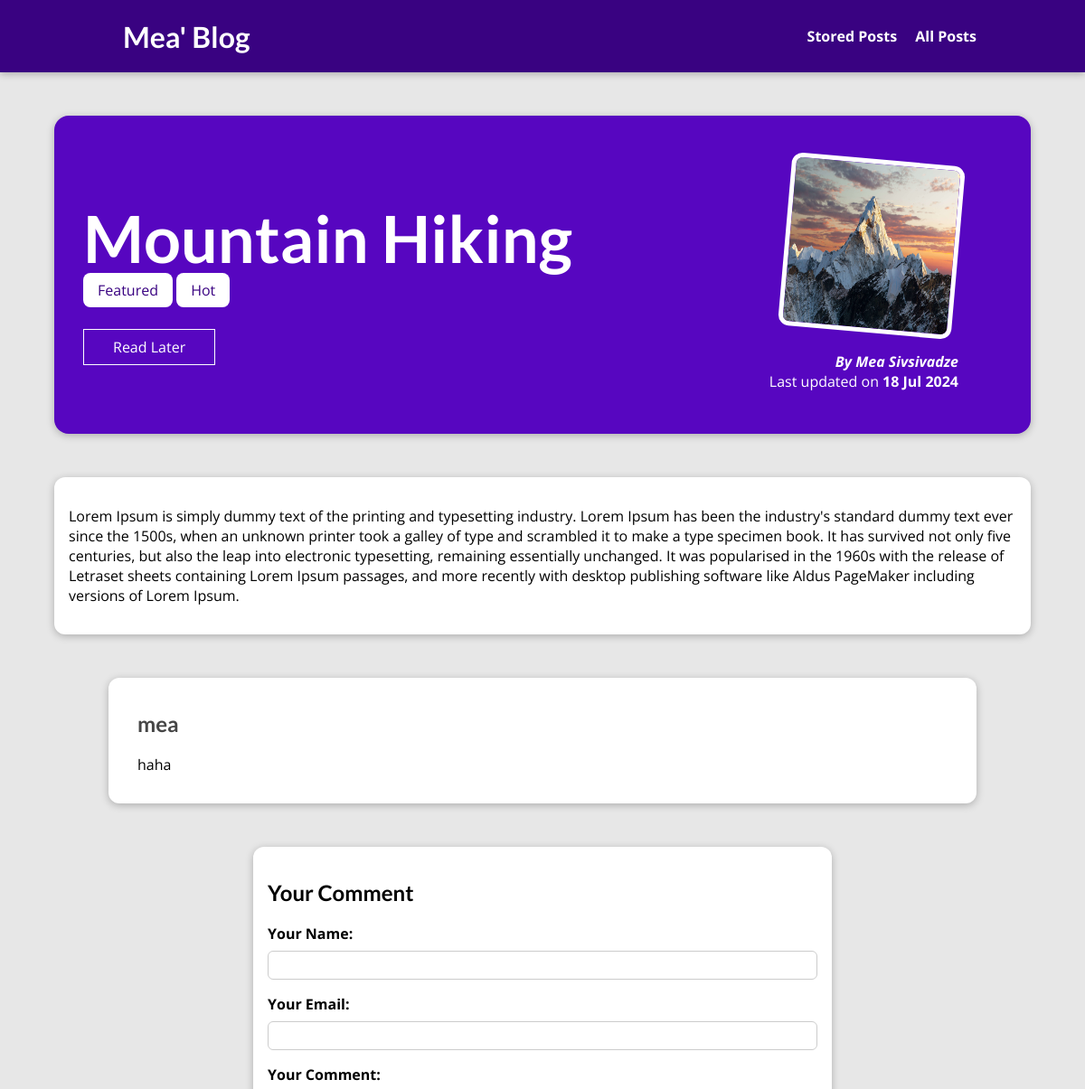
Page /posts/hike-in-the-mountains (upper part) on the earlier database version.
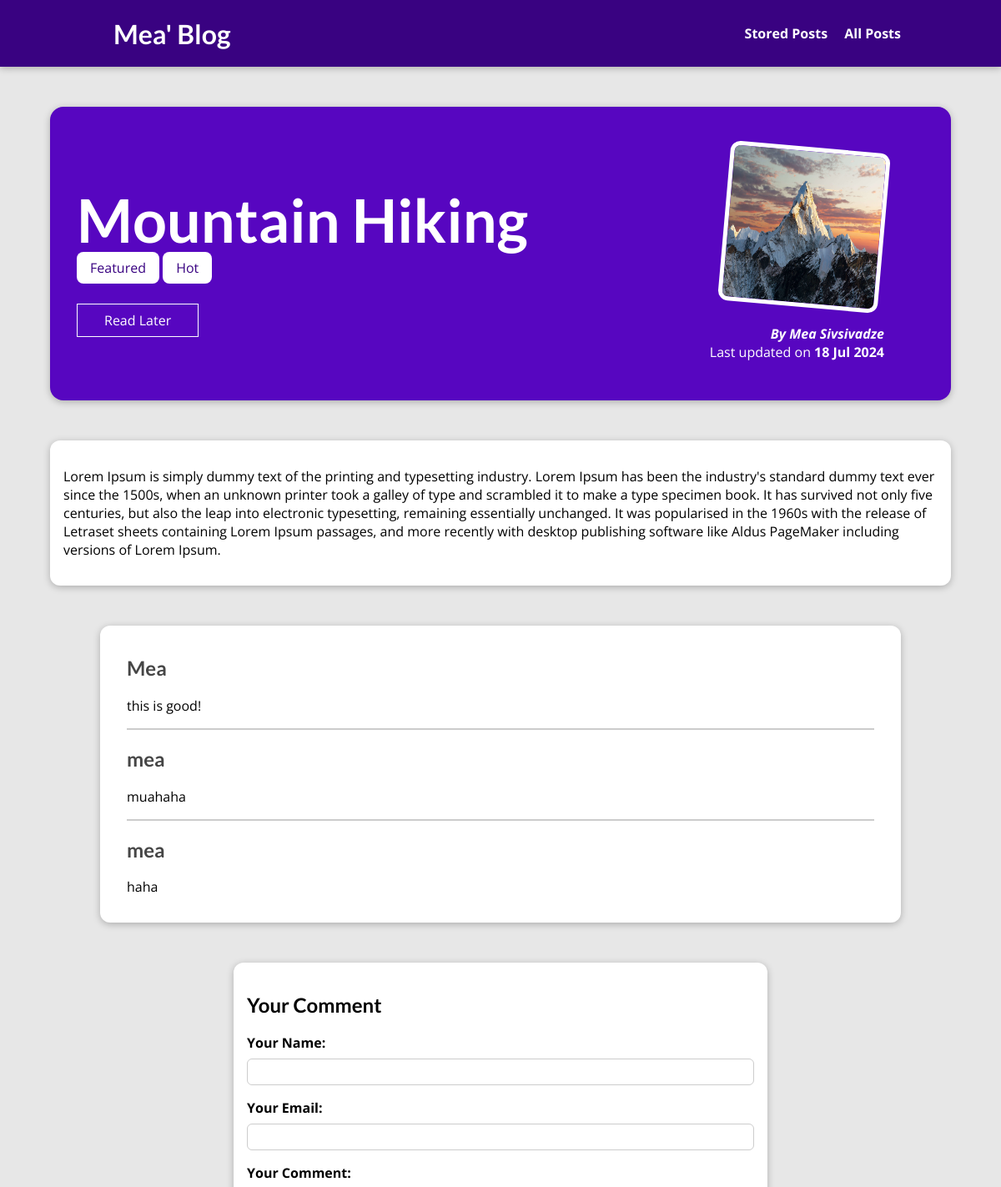
Same page on the later database version.
### blog/models.py (models this page shows, shortened)
class Post(models.Model):
    title = models.CharField(max_length=150)
    excerpt = models.CharField(max_length=200)
    image = models.ImageField(upload_to='posts', null=True)
    date = models.DateField(auto_now=True)
    slug = models.SlugField(unique=True, db_index=True)
    content = models.TextField(validators=[MinLengthValidator(10)])
    author = models.ForeignKey(
        Author, on_delete=models.SET_NULL, null=True, related_name='posts')
    tags = models.ManyToManyField(Tag)

class Tag(models.Model):
    caption = models.CharField(max_length=20)

class Author(models.Model):
    first_name = models.CharField(max_length=100)
    last_name = models.CharField(max_length=100)
    email_address = models.EmailField()
    def full_name(self):
        return f"{self.first_name} {self.last_name}"
    def __str__(self):
        return self.full_name()

class Comment(models.Model):
    user_name = models.CharField(max_length=120)
    user_email = models.EmailField()
    text = models.TextField(max_length=400)
    post = models.ForeignKey(
        Post, on_delete=models.CASCADE, related_name='comments')

### blog/views.py (the view, shortened to what this page needs)
# urls.py: path('posts/<slug:slug>', views.SinglePostView.as_view(),
class SinglePostView(View):
    def is_stored_post(self, request, post_id):
        stored_posts = request.session.get('stored_posts')
        if stored_posts is not None:
            is_saved_for_later = post_id in stored_posts
        else:
            is_saved_for_later = False
        return is_saved_for_later
    def get(self, request, slug):
        post = Post.objects.get(slug=slug)
        context = {
            'post': post,
            'post_tags': post.tags.all(),
            'comment_form': CommentForm(),
            'comments': post.comments.all().order_by('-id'),
            'saved_for_later': self.is_stored_post(request, post.id)
        }
        return render(request, 'blog/post-detail.html', context)

### blog/forms.py
class CommentForm(forms.ModelForm):
    class Meta:
        model = Comment
        exclude = ['post']
        labels = {
            'user_name': 'Your Name',
            'user_email': 'Your Email',
            'text': 'Your Comment'
        }

### blog/templates/blog/post-detail.html (shortened to what this page needs)
{% extends 'base.html' %}
{% load static %}
{%block css_files %}
    <link rel='stylesheet' href='{% static 'blog/post-detail.css' %}' />
{% endblock %}
{% block content %}
<section id='summary'>
    <h2>{{ post.title }}</h2>
    <div>
        {% for tag in post_tags %}
            <span class='tag'>{{ tag.caption }}</span>
        {% endfor %}
    </div>
    <div id='read-later'>
        <form action='{% url 'read-later' %}' method='POST'>
            <button>
                {% if saved_for_later %}
                    Remove from 'Read Later' List
                {% else %}
                    Read Later
                {% endif %}
            </button>
        </form>
    </div>
    <article>
        <img src='{{ post.image.url }}' alt={{ post.title }} />
        <address>By <a href='mailto:{{ post.author.email_address }}'>{{ post.author }}</a></address>
        <div>
            Last updated on <time>{{ post.date|date:'d M Y' }}</time>
        </div>
    </article>
</section>
<main>
    {{ post.content|linebreaks }}
</main>
<section id='comments'>
    <ul>
        {% for comment in comments %}
            <li>
                <h2>{{ comment.user_name }}</h2>
                <p>{{ comment.text|linebreaks }}</p>
            </li>
        {% endfor %}
    </ul>
</section>
<section id='comment-form'>
    <h2>Your Comment</h2>
    <form action='{% url 'post-detail-page' post.slug %}' method='POST'>
        {% for form_field in comment_form %}
            <div class='form-control {% if form_field.errors %}invalid{% endif %}'>
                {{ form_field.label_tag }}
                {{ form_field }}
            </div>
        {% endfor %}
    </form>
</section>
{% endblock %}

### templates/base.html (shortened to what this page needs)
{% load static %}
<!DOCTYPE html>
<html lang="en">
<head>
    <link rel='stylesheet' href='{% static 'app.css' %}'>
    {% block css_files %}{% endblock %}
</head>
<body>
    <header id='main-navigation'>
        <h1><a href='{% url 'starting-page' %}'>Mea' Blog</a></h1>
        <nav>
            <a href='{% url 'read-later' %}'>Stored Posts</a>
            <a href='{% url 'posts-page' %}'>All Posts</a>
        </nav>
    </header>
    {% block content %}
    {% endblock %}
</body>
</html>

### static/app.css (style rules this page uses)
* { box-sizing: border-box; }
html { font-family: 'Open Sans', 'Lato', sans-serif; }
body { margin: 0; }
h1, h2, h3 { font-family: 'Lato', sans-serif; font-weight: bold; }
#main-navigation { width: 100%; height: 5rem; display: flex; justify-content: space-between; align-items: center; padding: 0 10%; position: absolute; top: 0; left: 0; }
#main-navigation a { text-decoration: none; color: white; font-weight: bold; margin-left: 1rem; }

### blog/static/blog/post-detail.css (style rules this page uses)
body { background-color: #e7e7e7; }
#main-navigation { background-color: #390281; box-shadow: 0 2px 8px rgba(0, 0, 0, 0.25); }
#summary { margin: 8rem auto 3rem auto; padding: 2rem; width: 90%; max-width: 90rem; border-radius: 16px; background-color: #5706c0; position: relative; box-shadow: 0 2px 8px rgba(0, 0, 0, 0.25); height: 22rem; }
#summary h2 { color: white; font-size: 4.5rem; margin-bottom: 0.25rem; }
#summary article { position: absolute; top: 2rem; right: 3rem; padding: 1rem 2rem; border-radius: 12px; text-align: right; color: white; }
#summary article img { width: 12rem; height: 12rem; border-radius: 12px; transform: rotateZ(5deg); border: 5px solid white; margin-bottom: 1rem; }
#summary address { font-weight: bold; }
#summary a { color: white; text-decoration: none; }
#summary time { font-weight: bold; }
#read-later { margin: 2rem 0; }
#read-later button { background-color: transparent; border: 1px solid white; padding: 0.5rem 2rem; font: inherit; color: white; cursor: pointer; }
main { width: 90%; max-width: 90rem; margin: 3rem auto; background-color: white; padding: 1rem; border-radius: 12px; box-shadow: 0 2px 8px rgba(0, 0, 0, 0.25); }
.tag { background-color: white; color: #390281; padding: 0.5rem 1rem; border-radius: 8px; }
#comment-form { margin: 3rem auto; width: 90%; max-width: 40rem; border-radius: 12px; background-color: white; box-shadow: 0 2px 8px rgba(0, 0, 0, 0.25); padding: 1rem; }
.form-control { margin-bottom: 1rem; }
.form-control label { font-weight: bold; margin-bottom: 0.5rem; display: block; }
.form-control input, .form-control textarea { display: block; width: 100%; font: inherit; padding: 0.25rem; border-radius: 6px; border: 1px solid #ccc; }
#comments { margin: 3rem auto; width: 90%; max-width: 60rem; border-radius: 12px; background-color: white; box-shadow: 0 2px 8px rgba(0, 0, 0, 0.25); padding: 1rem 2rem; }
#comments ul { list-style: none; margin: 0; padding: 0; }
#comments li { margin-bottom: 1rem; border-bottom: 2px solid #ccc; }
#comments li:last-of-type { border-bottom: none; }
#comments h2 { color: #464646; }

Differences in the rows shown:
added Comment: user_name "Mea", text "this is good!"
added Comment: user_name "mea", text "muahaha"
